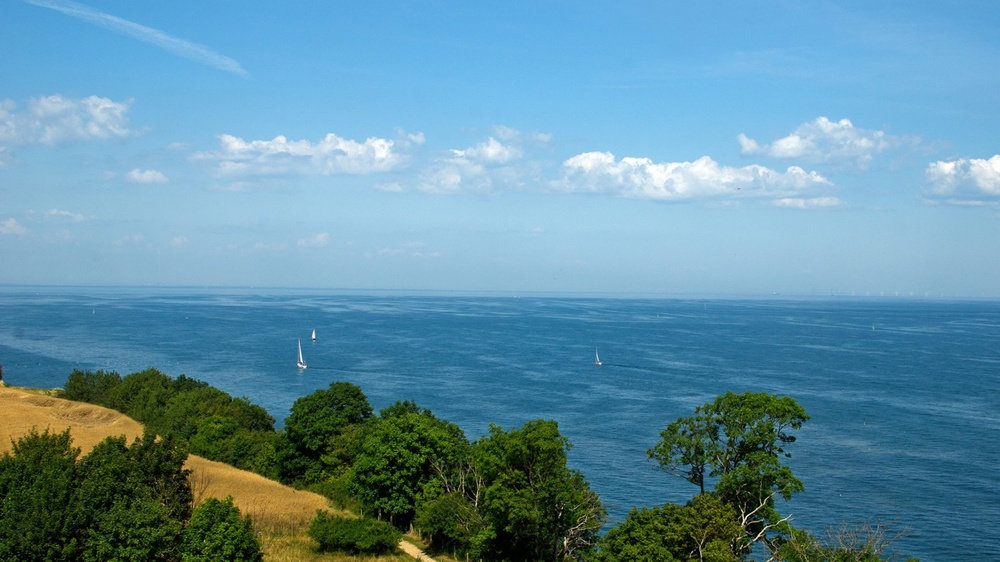
#> input picture 1.jpg, 1000 x 562 px, shrunk from 1366 x 768 before the run
$ python -i getred.py   (imports and definitions only)
#> lines starting #> are read from the running program, lines starting #| are printed output that depends on the picture; after the words box and inside, x2 and y2 are one past the last pixel; in counts of white or black regions, pixels touching at a corner belong together
#> further down, picture is the input picture: shape (562, 1000, 3); mean B, G, R 162.1, 143.7, 96.7
import cv2
import numpy as np


def getred(img):
    redx = []
    redy = []
    # 红色蒙版过滤
    lower_red = np.array([65, 65, 120])
    upper_red = np.array([100, 120, 255])
    mask = cv2.inRange(img, lower_red, upper_red)
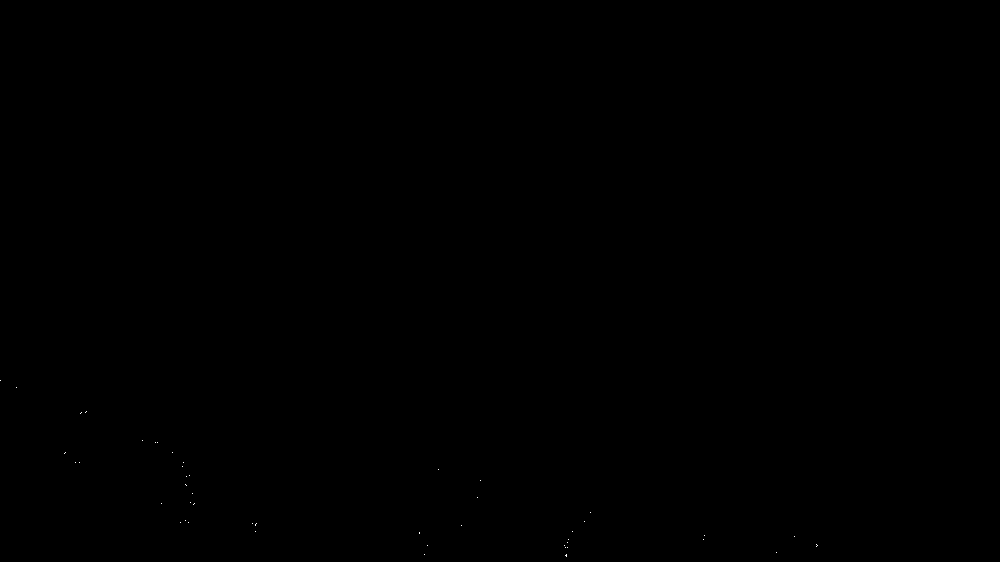
#> mask: shape (562, 1000); 0.01% white in thin lines or dots, all inside (x1, y1, x2, y2) = (0, 380, 818, 557)
    img = cv2.bitwise_and(img, img, mask=mask)
    # 二值化处理
    img = cv2.cvtColor(img, cv2.COLOR_BGR2GRAY)
#> img: shape (562, 1000)

    # 腐蚀
    kernel = np.ones((1, 1), np.uint8)
    img = cv2.erode(img, kernel, iterations=1)
    # 膨胀操作
    kernel = np.ones((7, 7), np.uint8)
    img = cv2.dilate(img, kernel, iterations=1)
#     cv2.imshow('processed photo', img)
#     cv2.waitKey(0)
#     cv2.destroyAllWindows()
    # 连通域分析
    _, labels, stats, centroids = cv2.connectedComponentsWithStats(img)
#> labels: shape (562, 1000) int32; 32 distinct labels, from 0 to 31
#> stats = 32 rows, first 6: [0, 0, 1000, 562, 559919], [0, 377, 4, 7, 28], [13, 384, 7, 7, 49], [77, 408, 13, 9, 103], [139, 437, 7, 7, 49], [152, 439, 9, 7, 63]; centroids = 32 pairs, first value 1.5 to 816.4, second value 279.7 to 554
    # print(centroids)
    # print(stats)
    # print(img)
    for i in range(len(stats)):
        if(stats[i][4] > 20):
            redx.append(centroids[i][0])
            redy.append(centroids[i][1])
#> this loop made 32 passes
#> after the loop, redx = 32 values, max 816.4 at index 28, min 1.5 at index 1, mean 352.5; redy = 32 values, max 554 at index 31, min 279.7 at index 0, mean 486.3
    # [5 lines of commented-out code are left out]
    return redx, redy

>>> import cv2
>>> picture = cv2.imread('1.jpg')
>>> result = getred(picture)
